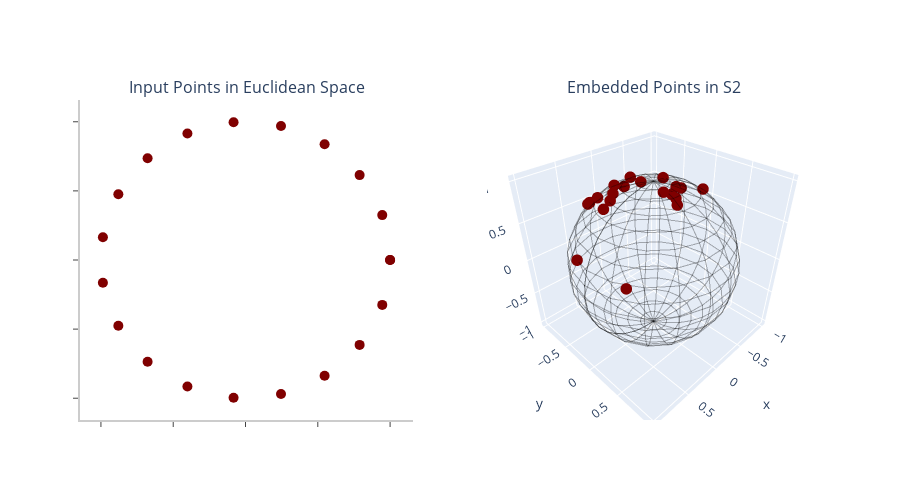

The notebook cell this image was saved under:
### Code cell
from numpy import NaN, radians
import plotly.graph_objs as go

from plotly.subplots import make_subplots
fig = make_subplots(
    rows=1, cols=2,
    column_widths=[0.5,0.5],
    specs=[[{"type": "scatter"}, {'type':'scatter3d'}]],
    subplot_titles = ['Input Points in Euclidean Space','Embedded Points in S2'])

fig.add_trace(go.Scatter(
    x=data[:,0], y=data[:,1],
    line_color='rgb(128,0,0)',
    marker=dict(size=10)),1,1)

fig.update_traces(mode='markers')
fig.update_layout(
    width = 900,
    height = 500,
    xaxis=dict(
        showline=True,
        showgrid=True,
        showticklabels=False,
        linecolor='rgb(204, 204, 204)',
        linewidth=2,
        ticks='outside',
        tickfont=dict(
            family='Arial',
            size=12,
            color='rgb(82, 82, 82)',
        ),
    ),
    yaxis=dict(
        showgrid=True,
        zeroline=False,
        showline=True,
        showticklabels=False,
        linecolor='rgb(204, 204, 204)',
        linewidth=2,
        ticks='outside',
        tickfont=dict(
            family='Arial',
            size=12,
            color='rgb(82, 82, 82)',
        ),
    ),
    autosize=False,
    showlegend=False,
    plot_bgcolor='white'
)


def wireframe3d( uRange, vRange, f, **kwargs ):
    def data_gen():
        for u in uRange:
            yield (NaN, NaN, NaN) # <- NaN functions as a 'line break'
            for v in vRange:
                yield f(u,v)

        for v in vRange:
            yield (NaN, NaN, NaN)
            for u in uRange:
                yield f(u,v)

    data = data_gen()
    next(data)
    data = np.vstack(data)

    def text_gen():

        for u in uRange:
            yield '???'
            for v in vRange:
                yield 'u: %.3f v: %.3f' % (u,v)

        for v in vRange:
            yield '???'
            for u in uRange:
                yield 'u: %.3f v: %.3f' % (u,v)

    text = text_gen()
    next(text)
    text = tuple(text)

    return go.Scatter3d(
    x = data[:,0], y = data[:,1], z = data[:,2],
    text = text, mode = 'lines', **kwargs
  )


sin = lambda x: np.sin(radians(x))
cos = lambda x: np.cos(radians(x))

sphere = wireframe3d(
  np.linspace(  0, 360, 19),
  np.linspace(-90, +90, 19),
  lambda u,v: ( cos(u)*cos(v), sin(u)*cos(v), sin(v) ),
  line = dict(color='#000000', width=2),
  name = 'Manifold',
  opacity = 0.3,
)
layout = go.Layout(
  title='Embedding in S2',
  scene = dict(
    aspectratio = dict(x=1, y=1, z=1),
    aspectmode = 'data'
  )
)

surface = go.Scatter3d(x=best_embedding[:,0], y=best_embedding[:,1], z=best_embedding[:,2],marker={'color':'rgb(128,0,0)','size':4},
                       mode='markers',opacity=1,name='Embedding')

#fig = go.Figure(data=[surface,sphere],layout=layout)
fig.add_trace(surface,1,2)
fig.add_trace(sphere,1,2)
fig.show()

### Figure 1 — Plotly figure (JSON) as saved in the notebook; plotly's stock layout.template omitted (floating-point values rounded to 4 significant figures; data arrays with more than 128 entries replaced by an {"elided": "..."} marker saying what was removed)
{"data": [{"line": {"color": "rgb(128,0,0)"}, "marker": {"size": 10}, "mode": "markers", "type": "scatter", "x": [1, 0.9458, 0.7891, 0.5469, 0.2455, -0.08258, -0.4017, -0.6773, -0.8795, -0.9864, -0.9864, -0.8795, -0.6773, -0.4017, -0.08258, 0.2455, 0.5469, 0.7891, 0.9458, 1], "xaxis": "x", "y": [0, 0.3247, 0.6142, 0.8372, 0.9694, 0.9966, 0.9158, 0.7357, 0.4759, 0.1646, -0.1646, -0.4759, -0.7357, -0.9158, -0.9966, -0.9694, -0.8372, -0.6142, -0.3247, -2.449e-16], "yaxis": "y"}, {"marker": {"color": "rgb(128,0,0)", "size": 4}, "mode": "markers", "name": "Embedding", "opacity": 1, "scene": "scene", "type": "scatter3d", "x": [-0.7293, -0.5948, -0.1577, 0.08989, 0.2062, 0.3611, 0.4039, 0.5507, 0.07681, 0.4512, 0.3824, -0.02151, -0.2269, 0.4152, 0.9132, 0.8291, -0.8692, -0.8289, -0.7786, -0.7609], "y": [-0.3313, 0.1915, -0.01606, -0.09932, -0.3981, -0.2335, -0.4487, -0.1637, 0.2137, -0.1722, -0.6726, -0.3895, -0.7435, -0.588, -0.1973, 0.4629, -0.4223, -0.4158, -0.4486, -0.2752], "z": [0.5987, 0.7807, 0.9874, 0.991, 0.8939, 0.9028, 0.7972, 0.8185, 0.9739, 0.8757, 0.6336, 0.9208, 0.629, 0.6942, 0.3565, 0.3135, 0.2573, 0.3741, 0.4388, 0.5876]}, {"line": {"color": "#000000", "width": 2}, "mode": "lines", "name": "Manifold", "opacity": 0.3, "scene": "scene", "text": {"elided": "759 str values"}, "type": "scatter3d", "x": {"elided": "759 float values"}, "y": {"elided": "759 float values"}, "z": {"elided": "759 float values"}}], "layout": {"annotations": [{"font": {"size": 16}, "showarrow": false, "text": "Input Points in Euclidean Space", "x": 0.225, "xanchor": "center", "xref": "paper", "y": 1, "yanchor": "bottom", "yref": "paper"}, {"font": {"size": 16}, "showarrow": false, "text": "Embedded Points in S2", "x": 0.775, "xanchor": "center", "xref": "paper", "y": 1, "yanchor": "bottom", "yref": "paper"}], "autosize": false, "height": 500, "plot_bgcolor": "white", "scene": {"domain": {"x": [0.55, 1], "y": [0, 1]}}, "showlegend": false, "width": 900, "xaxis": {"anchor": "y", "domain": [0, 0.45], "linecolor": "rgb(204, 204, 204)", "linewidth": 2, "showgrid": true, "showline": true, "showticklabels": false, "tickfont": {"color": "rgb(82, 82, 82)", "family": "Arial", "size": 12}, "ticks": "outside"}, "yaxis": {"anchor": "x", "domain": [0, 1], "linecolor": "rgb(204, 204, 204)", "linewidth": 2, "showgrid": true, "showline": true, "showticklabels": false, "tickfont": {"color": "rgb(82, 82, 82)", "family": "Arial", "size": 12}, "ticks": "outside", "zeroline": false}}}
